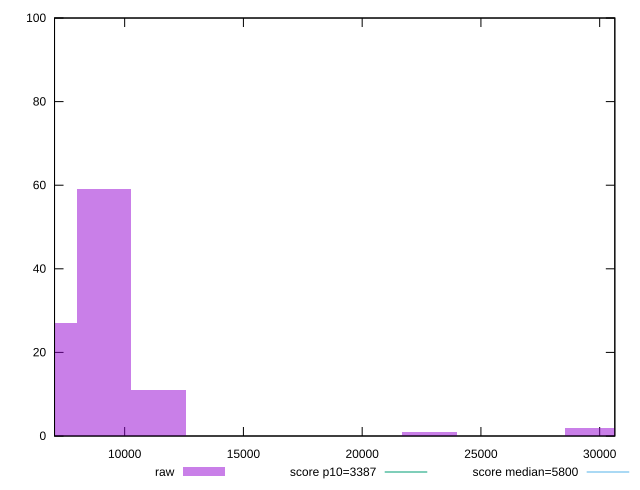

The gnuplot source for this figure:
reset

$raw <<EOF
9135.87901904275 59
29691.606811888938 2
6851.909264282062 27
11419.848773803438 11
22839.697547606876 1
EOF

set key outside below
set boxwidth 2283.9697547606875
set xrange [7047.12538098366:30637.89275847735]
set yrange [0:100]
set trange [0:100]
set style fill transparent solid 0.5 noborder

set parametric
set terminal svg size 640, 490 enhanced background rgb 'white'
set output "reprap/speed-index/samples/pages+cached+noexternal+nomedia+nocss+nojs/raw/histogram.svg"

plot $raw title "raw" with boxes, \
     3387,t title "score p10=3387", \
     5800,t title "score median=5800"

reset
